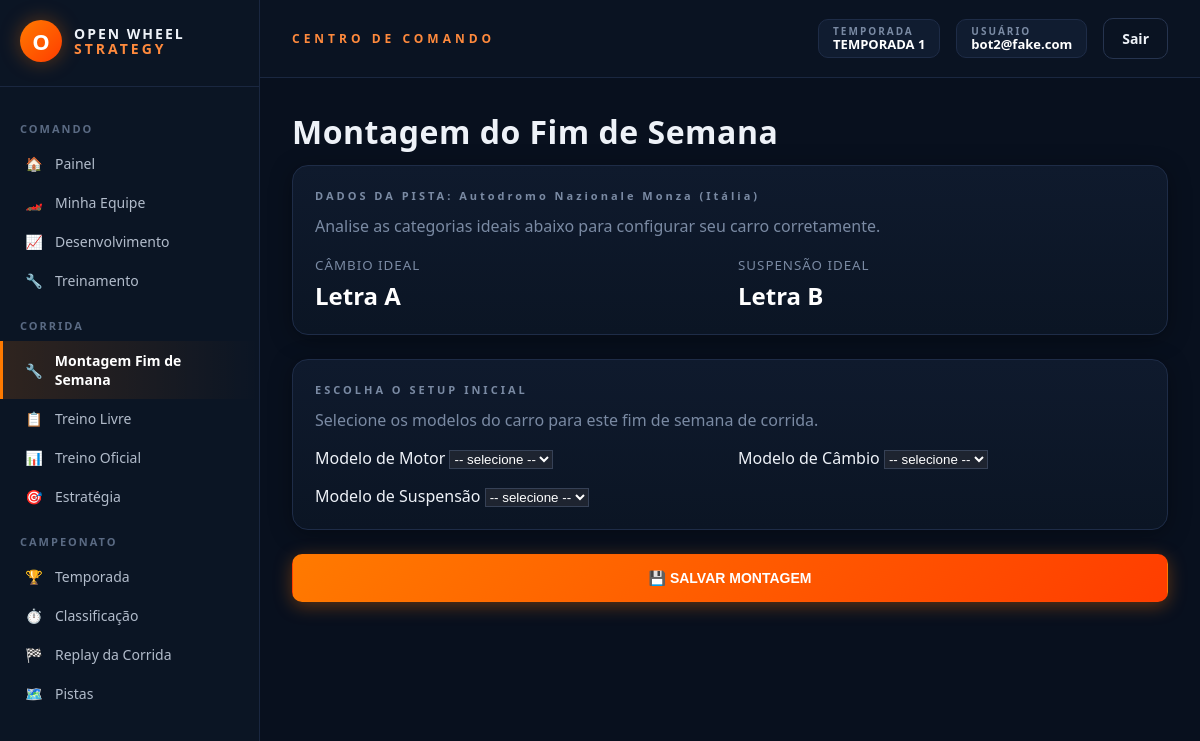
Page /montar-fim-de-semana (signed in) on the earlier database version.
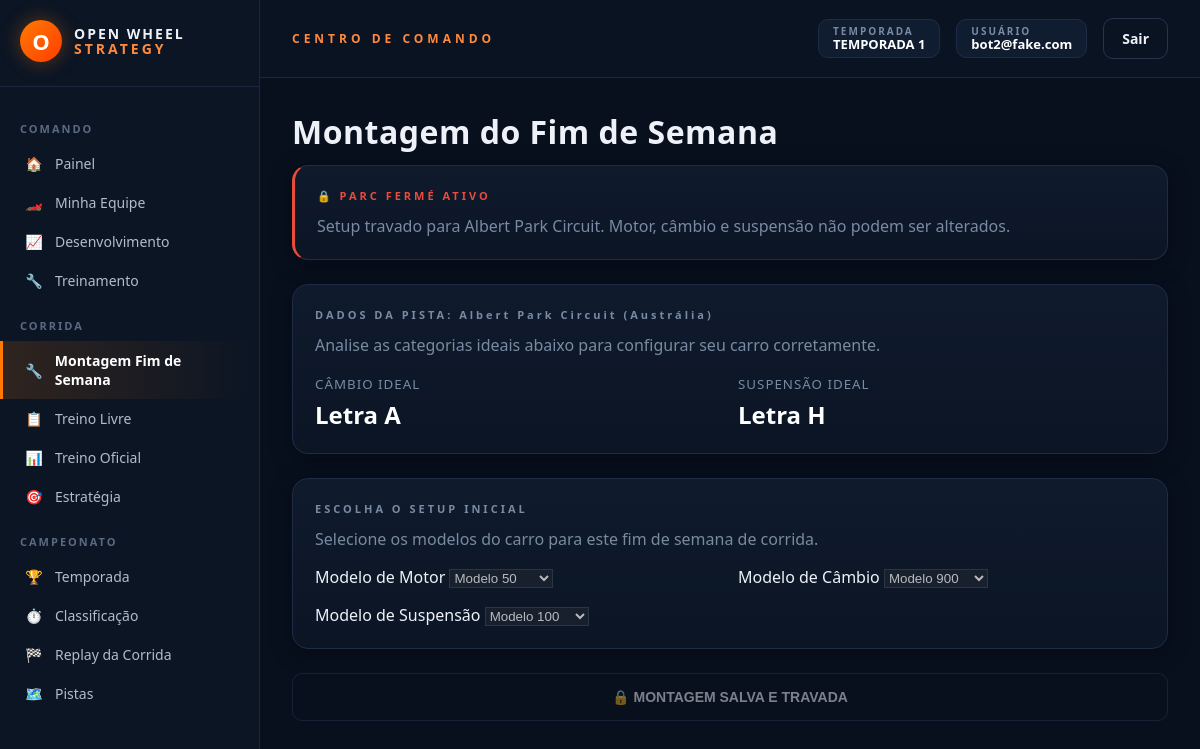
Same page on the later database version.
### models_temporada.py (models this page shows, shortened)
class CorridaAgendada(db.Model):
    __tablename__ = "corridas_agendadas"
    id = db.Column(db.Integer, primary_key=True)
    temporada_id = db.Column(db.Integer, db.ForeignKey("temporadas.id"), nullable=False)
    pista_real_id = db.Column(db.Integer, nullable=False)
    pista_nome = db.Column(db.String(120))
    ordem = db.Column(db.Integer, nullable=False)
    executada = db.Column(db.Boolean, default=False, nullable=False)
    data_execucao = db.Column(db.DateTime)
    resultado_json = db.Column(db.Text, default="[]")

### models.py (models this page shows)
class SetupFimDeSemana(db.Model):
    __tablename__ = "setup_fim_de_semana"
    id = db.Column(db.Integer, primary_key=True)
    equipe_id = db.Column(db.Integer, db.ForeignKey("carros_jogadores.id"), nullable=False)
    corrida_id = db.Column(db.Integer, nullable=False)
    modelo_motor = db.Column(db.Integer, nullable=False)
    modelo_cambio = db.Column(db.Integer, nullable=False)
    modelo_suspensao = db.Column(db.Integer, nullable=False)
    travado = db.Column(db.Boolean, default=False, nullable=False)
    criado_em = db.Column(db.DateTime, default=datetime.utcnow)
    equipe = db.relationship("CarroJogador", backref="setups_fim_de_semana")

### rotas/fim_de_semana.py (the view, shortened to what this page needs)
    @app.route("/montar-fim-de-semana", methods=["GET", "POST"])
    @login_requerido
    def montagem_fim_de_semana():
        usuario = Usuario.query.get(session["usuario_id"])
        if not usuario.equipe:
            return redirect(url_for("minha_equipe"))
        equipe = usuario.equipe
        temporada = Temporada.ativa_atual()
        proxima_corrida = temporada.proxima_corrida() if temporada else None
        if not proxima_corrida:
            return render_template("montagem_fim_de_semana.html", equipe=equipe, pista=None)
        criar_banco_pistas_reais()
        pista = obter_pista_real(proxima_corrida.pista_real_id)
        setup_existente = SetupFimDeSemana.query.filter_by(
            equipe_id=equipe.id, corrida_id=proxima_corrida.id
        ).first()
        if not setup_existente:
            session.pop(f"stint_treino_{equipe.id}", None)
            session.pop(f"treino_sliders_{equipe.id}", None)
            session.pop("treino_livre_salvo", None)
        return render_template(
            "montagem_fim_de_semana.html",
            equipe=equipe,
            pista=pista,
            modelos_disponiveis=modelos_componente.MODELOS,
            setup_existente=setup_existente
        )

### app.py (called while the page is built)
def _registrar_contexto(app):
    @app.context_processor
    def injetar_globais():
        usuario_id = session.get("usuario_id")
        usuario = Usuario.query.get(usuario_id) if usuario_id else None
        return {
            "usuario_logado": usuario,
            "categorias_fornecedor": FORNECEDORES_CONFIG,
            "temporada_ativa": Temporada.ativa_atual(),
        }

### extensoes.py (called while the page is built)
def login_requerido(view_func):
    @functools.wraps(view_func)
    def wrapper(*args, **kwargs):
        if not session.get("usuario_id"):
            return redirect(url_for("login"))
        return view_func(*args, **kwargs)
    return wrapper

### models_temporada.py (called while the page is built)
    @classmethod
    def ativa_atual(cls):
        try:
            return cls.query.filter_by(ativa=True).first()
        except (OperationalError, ProgrammingError, NoSuchTableError):
            return None

    def proxima_corrida(self):
        return next((c for c in self.corridas_agendadas if not c.executada), None)

### pistas_reais_db.py (called while the page is built)
def obter_conexao():
    conexao = sqlite3.connect(CAMINHO_BANCO)
    conexao.row_factory = sqlite3.Row
    return conexao

### templates/montagem_fim_de_semana.html (shortened to what the changed rows need)
{% extends "base.html" %}
{% block content %}
<div class="d-flex justify-content-between align-items-center mb-3">
    <h1 class="h3">Montagem do Fim de Semana</h1>
</div>
{% if not pista %}
<div class="ows-card">
    <h3 style="color:#ff7a00;">Nenhuma corrida no calendário</h3>
    <p class="ows-muted">Não há nenhuma corrida agendada na temporada ativa no momento. Aguarde o início do campeonato.</p>
</div>
{% else %}
{% if setup_existente and setup_existente.travado %}
<div class="ows-card" style="margin-bottom: 24px; border-left: 3px solid #e74c3c;">
    <h3 style="color:#e74c3c;">🔒 PARC FERMÉ ATIVO</h3>
    <p class="ows-muted" style="margin: 0;">Setup travado para {{ pista.nome }}. Motor, câmbio e suspensão não podem ser alterados.</p>
</div>
{% endif %}
<div class="ows-card" style="margin-bottom: 24px;">
    <h3>DADOS DA PISTA: {{ pista.nome }} ({{ pista.pais }})</h3>
    <p class="ows-muted" style="margin-top:4px;">Analise as categorias ideais abaixo para configurar seu carro corretamente.</p>
    <div class="ows-grid-2" style="margin-top: 16px;">
        <div>
            <small class="ows-muted" style="letter-spacing: 1px;">CÂMBIO IDEAL</small>
            <div style="font-size: 24px; color: #fff; font-weight: bold; margin-top: 4px;">Letra {{ pista.categoria_cambio_ideal }}</div>
        </div>
        <div>
            <small class="ows-muted" style="letter-spacing: 1px;">SUSPENSÃO IDEAL</small>
            <div style="font-size: 24px; color: #fff; font-weight: bold; margin-top: 4px;">Letra {{ pista.categoria_suspensao_ideal }}</div>
        </div>
    </div>
</div>
{% if not (setup_existente and setup_existente.travado) %}
<form method="POST" action="{{ url_for('montagem_fim_de_semana') }}" onsubmit="return confirm('⚠️ Ao salvar, seu carro entra em PARC FERMÉ. Motor, câmbio e suspensão ficam travados pro fim de semana. Romper o lacre depois vai custar R$ 1.000 e você larga em último. Tem certeza que quer salvar?');">
{% else %}
<form>
{% endif %}
    <div class="ows-card" style="margin-bottom: 24px;">
        <h3>ESCOLHA O SETUP INICIAL</h3>
        <p class="ows-muted" style="margin-top:4px;">Selecione os modelos do carro para este fim de semana de corrida.</p>
        <div class="ows-grid-3" style="margin-top: 16px;">
            <div>
                <label class="form-label text-muted">Modelo de Motor</label>
                <select name="modelo_motor" class="form-select" style="background:#1e2430; color:#fff; border: 1px solid #364156;" required {% if setup_existente and setup_existente.travado %}disabled{% endif %}>
                    <option value="">-- selecione --</option>
                    {% for m in modelos_disponiveis %}
                    <option value="{{ m }}" {% if setup_existente and setup_existente.modelo_motor == m %}selected{% endif %}>Modelo {{ m }}</option>
                    {% endfor %}
                </select>
            </div>
            <div>
                <label class="form-label text-muted">Modelo de Câmbio</label>
                <select name="modelo_cambio" class="form-select" style="background:#1e2430; color:#fff; border: 1px solid #364156;" required {% if setup_existente and setup_existente.travado %}disabled{% endif %}>
                    <option value="">-- selecione --</option>
                    {% for m in modelos_disponiveis %}
                    <option value="{{ m }}" {% if setup_existente and setup_existente.modelo_cambio == m %}selected{% endif %}>Modelo {{ m }}</option>
                    {% endfor %}
                </select>
            </div>
            <div>
                <label class="form-label text-muted">Modelo de Suspensão</label>
                <select name="modelo_suspensao" class="form-select" style="background:#1e2430; color:#fff; border: 1px solid #364156;" required {% if setup_existente and setup_existente.travado %}disabled{% endif %}>
                    <option value="">-- selecione --</option>
                    {% for m in modelos_disponiveis %}
                    <option value="{{ m }}" {% if setup_existente and setup_existente.modelo_suspensao == m %}selected{% endif %}>Modelo {{ m }}</option>
                    {% endfor %}
                </select>
            </div>
        </div>
    </div>
    {% if not (setup_existente and setup_existente.travado) %}
    <button type="submit" class="ows-btn ows-btn-primary ows-btn-full" style="padding: 15px; font-weight: bold; text-transform: uppercase;">
        💾 Salvar Montagem
    </button>
    {% else %}
    <button type="button" class="ows-btn ows-btn-ghost ows-btn-full" disabled style="padding: 15px; font-weight: bold; text-transform: uppercase;">
        🔒 Montagem Salva e Travada
    </button>
    {% endif %}
</form>
{% endif %}
{% endblock %}

Differences in the rows shown:
no longer on this page (row unchanged): CorridaAgendada: nome "Autodromo Nazionale Monza"
now on this page (row edited): CorridaAgendada: nome "Albert Park Circuit"
now on this page (row edited): SetupFimDeSemana: modelo_motor "Modelo 50", modelo_cambio "Modelo 900", modelo_suspensao "Modelo 100"
Other differences:
{{ pista.pais }}: "Itália" → "Austrália"
{{ pista.categoria_suspensao_ideal }}: "B" → "H"
form field modelo_motor: "-- selecione --" → (not shown)
form field modelo_cambio: "-- selecione --" → (not shown)
form field modelo_suspensao: "-- selecione --" → (not shown)
text no longer shown: "💾 SALVAR MONTAGEM"
text now shown: "🔒 PARC FERMÉ ATIVO Setup travado para . Motor, câmbio e suspensão não podem ser alterados. 🔒 MONTAGEM SALVA E TRAVADA"
